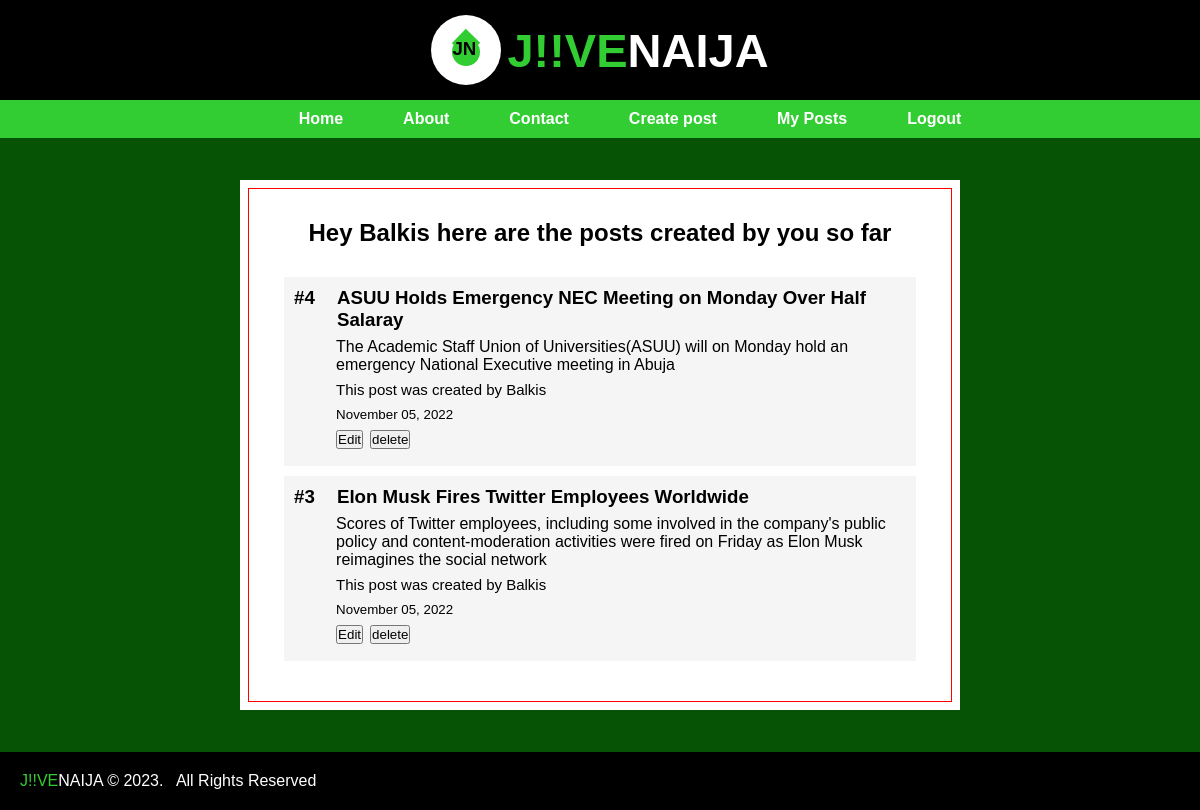
The page /user/post/ (signed in) on the database its author committed.
### app.py (models this page shows, shortened)
class User(db.Model, UserMixin):
    __tablename__ = "user"
    id = db.Column(db.Integer(), primary_key=True)
    email = db.Column(db.String(255), unique=True)
    firstname = db.Column(db.String(100), nullable=False)
    lastname = db.Column(db.String(100), nullable=False)
    password_hash = db.Column(db.Text())
    post = db.relationship('Post', backref='user', lazy='dynamic' )

class Post(db.Model, UserMixin):
    __tablename__ = "post"
    id = db.Column(db.Integer(), primary_key=True)
    title = db.Column(db.String(100), nullable=False)
    content = db.Column(db.Text(), nullable=False)
    Author= db.Column(db.String(), nullable=False)
    Registered = db.Column(db.DateTime, nullable=False, default=datetime.utcnow())
    post_id = db.Column(db.Integer(), db.ForeignKey("user.id"))

### app.py (the view)
@app.route('/user/post/')
def post():
    posts = Post.query.filter_by(post_id=current_user.id).all()
    return render_template('post.html', posts = posts, user = current_user )

### app.py (called while the page is built)
@login_manager.user_loader
def user_loader(id):
    return User.query.get(int(id))

### templates/post.html
{% extends 'base.html' %}
{% block content %}
    <div class="postcont">
        <h2>Hey {{user.firstname }} here are the posts created by you so far</h2>
        <div>
            {% for post in posts[::-1] %}
            <div class="post">
                <div class="top">
                    <h3>#{{ post.id }}</h3>
                    <h3 style="margin-left: 22px;">{{ post.title }}</h3>
                </div>
                <div style="margin-left: 42px;">{{ post.content }}</div>
                <div class="p_author" style="margin-left: 42px;">This post was created by {{ post.Author }}</div>
                <small style="margin-left: 42px;">{{ post.Registered.strftime('%B %d, %Y')}}</small>
                <div style="margin-left: 42px; margin-top: 7px; display: flex;">
                    <button class="edit"><a href="{{url_for('edit_post', id=post.id)}}" style="color: black; text-decoration: none;">Edit</a></button>
                    <form action="{{ url_for('delete_post',id=post.id)}}"  method="POST">
                        <input id="delete" type="submit" value="delete" onclick="return confirm('Are you sure you want to delete this post')">
                    </form>
                </div>
            </div>
            {% endfor %}
        </div>
    </div>
    {% endblock %}

### static/style.css (style rules this page uses)
* { margin: 0; padding: 0; box-sizing: border-box; }
body { background-color: rgb(6, 83, 6); height: 100%; font-family: Arial, Helvetica, sans-serif; }
.postcont { border: 1px solid red; padding-bottom: 30px; }
.postcont h2 { text-align: center; margin: 30px 0; }
.post .top { display: flex; }
.postcont .post { width: 90%; margin: 10px auto; padding: 10px; background-color: whitesmoke; }
.post #delete { cursor: pointer; }
.p_author { font-size: 15px; }
.post div { margin-bottom: 7px; }
.post .edit { margin-right: 7px; }

### rows shown on the page
User: firstname "Balkis"
Post: id "4", title "ASUU Holds Emergency NEC Meeting on Monday Over Half Salaray", content "The Academic Staff Union of Universities(ASUU) will on Monday hold an emergency National Executive meeting in Abuja", Author "Balkis", Registered "November 05, 2022"
Post: id "3", title "Elon Musk Fires Twitter Employees Worldwide", content "Scores of Twitter employees, including some involved in the company's public policy and content-moderation activities were fired on Friday as Elon Musk reimagines the social network", Author "Balkis", Registered "November 05, 2022"
